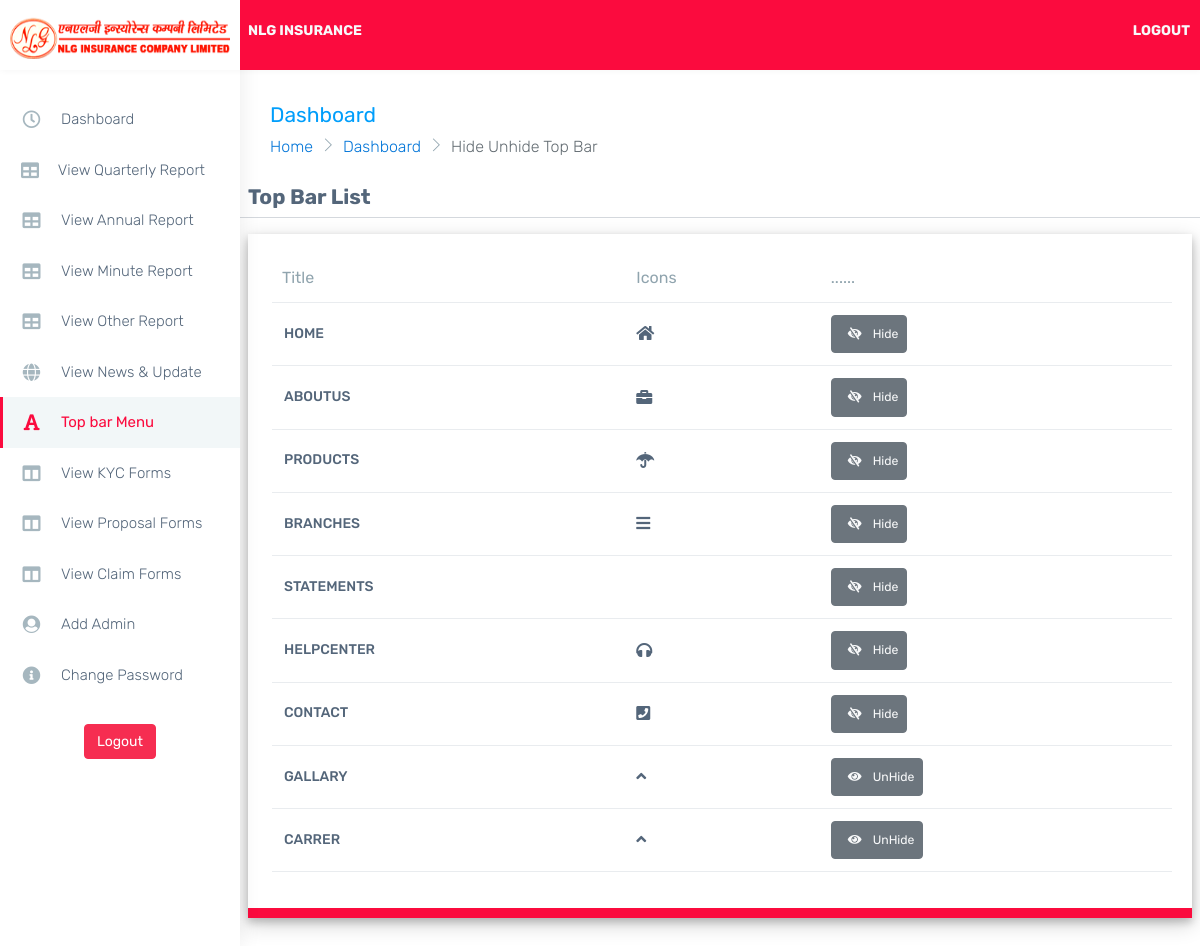
Page /topBarMenu on the committed database.
### landing/models.py (models this page shows, shortened)
class TopBar(models.Model):
    name = models.CharField(max_length=200)
    icon = models.CharField(max_length=200)
    hide = models.BooleanField(default=False)
    link = models.CharField(max_length=200, null=True, blank=True)
    objects = models.Manager()

### manager/views.py (the view)
# urls.py: path('topBarMenu', views.topBar, name="topBar"),
def topBar(request):
    top = TopBar.objects.all()
    dist = {
        'data':top
    }
    return render(request, "manager/topbar.html", dist)

### templates/manager/topbar.html (shortened to what this page needs)
{% extends "manager/dashboard.html" %}
{% block inner %}
    <div class="page-breadcrumb">
        <div class="row align-items-center">
            <div class="col-md-6 col-8 align-self-center">
                <h3 class="page-title mb-0 p-0">Dashboard</h3>
                <div class="d-flex align-items-center">
                    <nav aria-label="breadcrumb">
                        <ol class="breadcrumb">
                            <li class="breadcrumb-item"><a href="{%url 'landing:landing'%}">Home</a></li>
                            <li class="breadcrumb-item"><a href="{%url 'manager:dashboard'%}">Dashboard</a></li>
                            <li class="breadcrumb-item active" aria-current="page">Hide Unhide Top Bar</li>
                        </ol>
                    </nav>
                </div>
            </div>
        </div>
    </div>
    <div class="row ps-2 pe-2">
        <H3>Top Bar List</H3>
        <hr>
        <div class="col-sm-12">
            <div class="card">
                <div class="card-body">
                    <div class="table-responsive">
                        <table class="table stylish-table no-wrap">
                            <thead>
                                <tr>
                                    <th class="border-top-0">Title</th>
                                    <th class="border-top-0">Icons</th>
                                    <th class="border-top-0">......</th>
                                </tr>
                            </thead>
                            <tbody>
                                {% for i in data %}
                                    <tr>
                                        <td class="align-middle">
                                            <h6> {{i.name}} </h6>
                                        </td>
                                        <td class="align-middle">
                                            <i class="{{i.icon}}"></i>
                                        </td>
                                        <td class="align-middle">
                                            {% if i.hide %}
                                        <a href="{%url 'manager:topHide' i.id%}">
                                            <button class="text-light btn btn-sm btn-secondary">
                                                <i class="fa fa-eye p-2"></i>
                                                UnHide
                                            </button>
                                        </a>
                                         {%else%}
                                         <a href="{%url 'manager:topHide' i.id%}">
                                            <button class="text-light btn btn-sm btn-secondary">
                                                <i class="fa fa-eye-slash p-2"></i>
                                                Hide
                                            </button>
                                        </a>
                                        {% endif %}
                                        </td>
                                    </tr>
                                {% endfor %}
                            </tbody>
                        </table>
                    </div>
                </div>
            </div>
        </div>
    </div>
{% endblock inner %}

### templates/manager/dashboard.html (style rules this page uses)
.card { box-shadow: 0 4px 8px 0 rgb(0 0 0 / 20%), 0 6px 20px 0 rgb(0 0 0 / 19%)!important; }
.card { border-bottom: 10px solid #fb0b3e; cursor: pointer; }
*::placeholder { color: rgb(219, 219, 219)!important; padding-left: 3px; }

### rows in the picture
TopBar: name "HOME", hide False (drawn)
TopBar: name "ABOUTUS", hide False (drawn)
TopBar: name "PRODUCTS", hide False (drawn)
TopBar: name "BRANCHES", hide False (drawn)
TopBar: name "STATEMENTS", hide False (drawn)
TopBar: name "HELPCENTER", hide False (drawn)
TopBar: name "CONTACT", hide False (drawn)
TopBar: name "GALLARY", hide True (drawn)
TopBar: name "CARRER", hide True (drawn)
